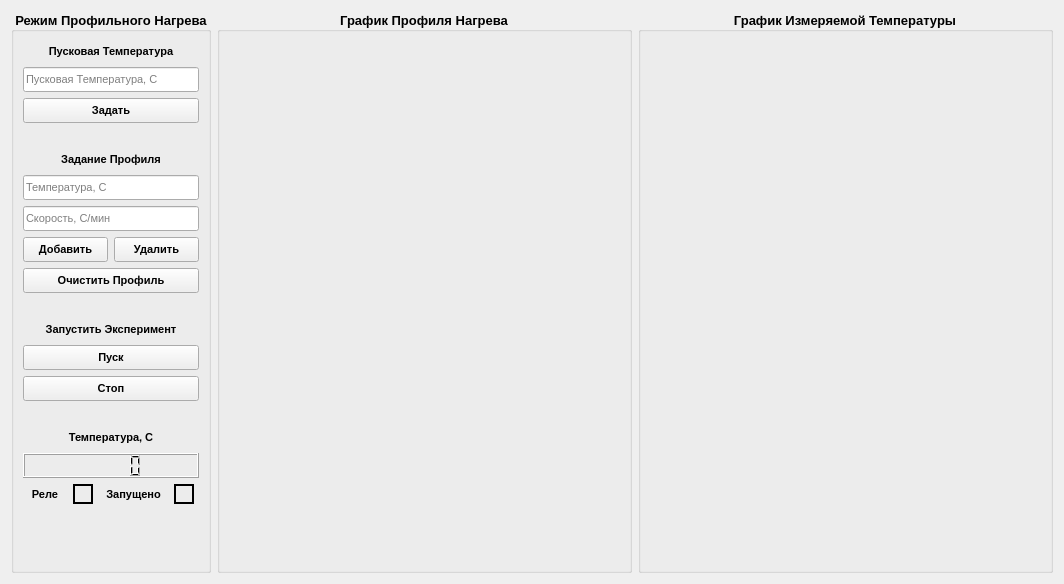
<?xml version="1.0" encoding="UTF-8"?>
<ui version="4.0">
 <class>ProfileHeat</class>
 <widget class="QWidget" name="ProfileHeat">
  <property name="geometry">
   <rect>
    <x>0</x>
    <y>0</y>
    <width>1064</width>
    <height>584</height>
   </rect>
  </property>
  <property name="windowTitle">
   <string>Form</string>
  </property>
  <layout class="QGridLayout" name="gridLayout">
   <item row="0" column="1">
    <widget class="QGroupBox" name="groupBox_2">
     <property name="minimumSize">
      <size>
       <width>350</width>
       <height>500</height>
      </size>
     </property>
     <property name="maximumSize">
      <size>
       <width>16777215</width>
       <height>16777215</height>
      </size>
     </property>
     <property name="font">
      <font>
       <pointsize>10</pointsize>
       <weight>75</weight>
       <bold>true</bold>
      </font>
     </property>
     <property name="title">
      <string>График Профиля Нагрева</string>
     </property>
     <property name="alignment">
      <set>Qt::AlignCenter</set>
     </property>
     <layout class="QGridLayout" name="gridLayout_3">
      <item row="1" column="0">
       <widget class="QCustomPlot" name="widget_profileplot" native="true"/>
      </item>
     </layout>
    </widget>
   </item>
   <item row="0" column="2">
    <widget class="QGroupBox" name="groupBox">
     <property name="minimumSize">
      <size>
       <width>350</width>
       <height>500</height>
      </size>
     </property>
     <property name="font">
      <font>
       <pointsize>10</pointsize>
       <weight>75</weight>
       <bold>true</bold>
      </font>
     </property>
     <property name="title">
      <string>График Измеряемой Температуры</string>
     </property>
     <property name="alignment">
      <set>Qt::AlignCenter</set>
     </property>
     <layout class="QGridLayout" name="gridLayout_2">
      <item row="0" column="0">
       <widget class="QCustomPlot" name="widget_realplot" native="true">
        <property name="minimumSize">
         <size>
          <width>0</width>
          <height>0</height>
         </size>
        </property>
       </widget>
      </item>
     </layout>
    </widget>
   </item>
   <item row="0" column="0">
    <widget class="QGroupBox" name="groupBox_3">
     <property name="minimumSize">
      <size>
       <width>200</width>
       <height>500</height>
      </size>
     </property>
     <property name="maximumSize">
      <size>
       <width>200</width>
       <height>16777215</height>
      </size>
     </property>
     <property name="font">
      <font>
       <pointsize>10</pointsize>
       <weight>75</weight>
       <bold>true</bold>
      </font>
     </property>
     <property name="title">
      <string>Режим Профильного Нагрева</string>
     </property>
     <property name="alignment">
      <set>Qt::AlignCenter</set>
     </property>
     <layout class="QGridLayout" name="gridLayout_4">
      <item row="10" column="3">
       <widget class="QLabel" name="label_14">
        <property name="minimumSize">
         <size>
          <width>0</width>
          <height>20</height>
         </size>
        </property>
        <property name="maximumSize">
         <size>
          <width>16777215</width>
          <height>20</height>
         </size>
        </property>
        <property name="font">
         <font>
          <pointsize>8</pointsize>
          <weight>75</weight>
          <bold>true</bold>
         </font>
        </property>
        <property name="text">
         <string>Запустить Эксперимент</string>
        </property>
        <property name="alignment">
         <set>Qt::AlignCenter</set>
        </property>
       </widget>
      </item>
      <item row="13" column="3">
       <spacer name="verticalSpacer_3">
        <property name="orientation">
         <enum>Qt::Vertical</enum>
        </property>
        <property name="sizeType">
         <enum>QSizePolicy::Fixed</enum>
        </property>
        <property name="sizeHint" stdset="0">
         <size>
          <width>20</width>
          <height>20</height>
         </size>
        </property>
       </spacer>
      </item>
      <item row="12" column="3">
       <widget class="QPushButton" name="pushbutton_stop">
        <property name="minimumSize">
         <size>
          <width>0</width>
          <height>25</height>
         </size>
        </property>
        <property name="maximumSize">
         <size>
          <width>16777215</width>
          <height>25</height>
         </size>
        </property>
        <property name="font">
         <font>
          <pointsize>8</pointsize>
          <weight>75</weight>
          <bold>true</bold>
         </font>
        </property>
        <property name="text">
         <string>Стоп</string>
        </property>
        <property name="shortcut">
         <string>Ctrl+Shift+S</string>
        </property>
       </widget>
      </item>
      <item row="17" column="3">
       <layout class="QHBoxLayout" name="horizontalLayout_6">
        <item>
         <widget class="QLabel" name="label_8">
          <property name="minimumSize">
           <size>
            <width>0</width>
            <height>20</height>
           </size>
          </property>
          <property name="maximumSize">
           <size>
            <width>40</width>
            <height>20</height>
           </size>
          </property>
          <property name="font">
           <font>
            <pointsize>8</pointsize>
            <weight>75</weight>
            <bold>true</bold>
           </font>
          </property>
          <property name="text">
           <string>Реле</string>
          </property>
          <property name="alignment">
           <set>Qt::AlignCenter</set>
          </property>
         </widget>
        </item>
        <item>
         <widget class="QLabel" name="label_relay">
          <property name="minimumSize">
           <size>
            <width>20</width>
            <height>20</height>
           </size>
          </property>
          <property name="maximumSize">
           <size>
            <width>20</width>
            <height>20</height>
           </size>
          </property>
          <property name="font">
           <font>
            <pointsize>8</pointsize>
            <weight>50</weight>
            <bold>false</bold>
           </font>
          </property>
          <property name="frameShape">
           <enum>QFrame::WinPanel</enum>
          </property>
          <property name="text">
           <string/>
          </property>
         </widget>
        </item>
        <item>
         <widget class="QLabel" name="label_10">
          <property name="minimumSize">
           <size>
            <width>0</width>
            <height>20</height>
           </size>
          </property>
          <property name="maximumSize">
           <size>
            <width>65</width>
            <height>20</height>
           </size>
          </property>
          <property name="font">
           <font>
            <pointsize>8</pointsize>
            <weight>75</weight>
            <bold>true</bold>
           </font>
          </property>
          <property name="text">
           <string>Запущено</string>
          </property>
          <property name="alignment">
           <set>Qt::AlignCenter</set>
          </property>
         </widget>
        </item>
        <item>
         <widget class="QLabel" name="label_isrunning">
          <property name="minimumSize">
           <size>
            <width>20</width>
            <height>20</height>
           </size>
          </property>
          <property name="maximumSize">
           <size>
            <width>20</width>
            <height>20</height>
           </size>
          </property>
          <property name="font">
           <font>
            <pointsize>8</pointsize>
            <weight>50</weight>
            <bold>false</bold>
           </font>
          </property>
          <property name="frameShape">
           <enum>QFrame::WinPanel</enum>
          </property>
          <property name="frameShadow">
           <enum>QFrame::Plain</enum>
          </property>
          <property name="text">
           <string/>
          </property>
         </widget>
        </item>
       </layout>
      </item>
      <item row="15" column="3">
       <widget class="QLCDNumber" name="lcdnumber_actualtemp">
        <property name="minimumSize">
         <size>
          <width>0</width>
          <height>25</height>
         </size>
        </property>
        <property name="maximumSize">
         <size>
          <width>16777215</width>
          <height>25</height>
         </size>
        </property>
        <property name="font">
         <font>
          <pointsize>8</pointsize>
          <weight>50</weight>
          <bold>false</bold>
         </font>
        </property>
       </widget>
      </item>
      <item row="4" column="3">
       <widget class="QLabel" name="label_13">
        <property name="minimumSize">
         <size>
          <width>0</width>
          <height>20</height>
         </size>
        </property>
        <property name="maximumSize">
         <size>
          <width>16777215</width>
          <height>20</height>
         </size>
        </property>
        <property name="font">
         <font>
          <pointsize>8</pointsize>
          <weight>75</weight>
          <bold>true</bold>
         </font>
        </property>
        <property name="text">
         <string>Задание Профиля</string>
        </property>
        <property name="alignment">
         <set>Qt::AlignCenter</set>
        </property>
       </widget>
      </item>
      <item row="1" column="3">
       <widget class="QLineEdit" name="lineedit_starttemp">
        <property name="minimumSize">
         <size>
          <width>0</width>
          <height>25</height>
         </size>
        </property>
        <property name="maximumSize">
         <size>
          <width>16777215</width>
          <height>25</height>
         </size>
        </property>
        <property name="font">
         <font>
          <pointsize>8</pointsize>
          <weight>50</weight>
          <bold>false</bold>
         </font>
        </property>
        <property name="placeholderText">
         <string>Пусковая Температура, C</string>
        </property>
       </widget>
      </item>
      <item row="9" column="3">
       <spacer name="verticalSpacer_2">
        <property name="orientation">
         <enum>Qt::Vertical</enum>
        </property>
        <property name="sizeType">
         <enum>QSizePolicy::Fixed</enum>
        </property>
        <property name="sizeHint" stdset="0">
         <size>
          <width>20</width>
          <height>20</height>
         </size>
        </property>
       </spacer>
      </item>
      <item row="3" column="3">
       <spacer name="verticalSpacer_6">
        <property name="orientation">
         <enum>Qt::Vertical</enum>
        </property>
        <property name="sizeType">
         <enum>QSizePolicy::Fixed</enum>
        </property>
        <property name="sizeHint" stdset="0">
         <size>
          <width>20</width>
          <height>20</height>
         </size>
        </property>
       </spacer>
      </item>
      <item row="2" column="3">
       <widget class="QPushButton" name="pushbutton_setstarttemp">
        <property name="minimumSize">
         <size>
          <width>0</width>
          <height>25</height>
         </size>
        </property>
        <property name="maximumSize">
         <size>
          <width>16777215</width>
          <height>25</height>
         </size>
        </property>
        <property name="font">
         <font>
          <pointsize>8</pointsize>
          <weight>75</weight>
          <bold>true</bold>
         </font>
        </property>
        <property name="text">
         <string>Задать</string>
        </property>
       </widget>
      </item>
      <item row="11" column="3">
       <widget class="QPushButton" name="pushbutton_run">
        <property name="minimumSize">
         <size>
          <width>0</width>
          <height>25</height>
         </size>
        </property>
        <property name="maximumSize">
         <size>
          <width>16777215</width>
          <height>25</height>
         </size>
        </property>
        <property name="font">
         <font>
          <pointsize>8</pointsize>
          <weight>75</weight>
          <bold>true</bold>
         </font>
        </property>
        <property name="text">
         <string>Пуск</string>
        </property>
        <property name="shortcut">
         <string>Ctrl+Shift+R</string>
        </property>
       </widget>
      </item>
      <item row="7" column="3">
       <layout class="QHBoxLayout" name="horizontalLayout_2">
        <item>
         <widget class="QPushButton" name="pushbutton_addpoint">
          <property name="minimumSize">
           <size>
            <width>0</width>
            <height>25</height>
           </size>
          </property>
          <property name="maximumSize">
           <size>
            <width>16777215</width>
            <height>25</height>
           </size>
          </property>
          <property name="font">
           <font>
            <pointsize>8</pointsize>
            <weight>75</weight>
            <bold>true</bold>
           </font>
          </property>
          <property name="text">
           <string>Добавить</string>
          </property>
         </widget>
        </item>
        <item>
         <widget class="QPushButton" name="pushbutton_removepoint">
          <property name="minimumSize">
           <size>
            <width>0</width>
            <height>25</height>
           </size>
          </property>
          <property name="maximumSize">
           <size>
            <width>16777215</width>
            <height>25</height>
           </size>
          </property>
          <property name="font">
           <font>
            <pointsize>8</pointsize>
            <weight>75</weight>
            <bold>true</bold>
           </font>
          </property>
          <property name="text">
           <string>Удалить</string>
          </property>
         </widget>
        </item>
       </layout>
      </item>
      <item row="0" column="3">
       <widget class="QLabel" name="label_12">
        <property name="minimumSize">
         <size>
          <width>0</width>
          <height>20</height>
         </size>
        </property>
        <property name="maximumSize">
         <size>
          <width>16777215</width>
          <height>20</height>
         </size>
        </property>
        <property name="font">
         <font>
          <pointsize>8</pointsize>
          <weight>75</weight>
          <bold>true</bold>
         </font>
        </property>
        <property name="text">
         <string>Пусковая Температура</string>
        </property>
        <property name="alignment">
         <set>Qt::AlignCenter</set>
        </property>
       </widget>
      </item>
      <item row="8" column="3">
       <widget class="QPushButton" name="pushbutton_clearpoints">
        <property name="minimumSize">
         <size>
          <width>0</width>
          <height>25</height>
         </size>
        </property>
        <property name="maximumSize">
         <size>
          <width>16777215</width>
          <height>25</height>
         </size>
        </property>
        <property name="font">
         <font>
          <pointsize>8</pointsize>
          <weight>75</weight>
          <bold>true</bold>
         </font>
        </property>
        <property name="text">
         <string>Очистить Профиль</string>
        </property>
        <property name="shortcut">
         <string>Ctrl+Shift+C</string>
        </property>
       </widget>
      </item>
      <item row="6" column="3">
       <widget class="QLineEdit" name="lineedit_pointspeed">
        <property name="minimumSize">
         <size>
          <width>0</width>
          <height>25</height>
         </size>
        </property>
        <property name="maximumSize">
         <size>
          <width>16777215</width>
          <height>25</height>
         </size>
        </property>
        <property name="font">
         <font>
          <pointsize>8</pointsize>
          <weight>50</weight>
          <bold>false</bold>
         </font>
        </property>
        <property name="placeholderText">
         <string>Скорость, C/мин</string>
        </property>
       </widget>
      </item>
      <item row="5" column="3">
       <widget class="QLineEdit" name="lineedit_pointtemp">
        <property name="minimumSize">
         <size>
          <width>0</width>
          <height>25</height>
         </size>
        </property>
        <property name="maximumSize">
         <size>
          <width>16777215</width>
          <height>25</height>
         </size>
        </property>
        <property name="font">
         <font>
          <pointsize>8</pointsize>
          <weight>50</weight>
          <bold>false</bold>
         </font>
        </property>
        <property name="placeholderText">
         <string>Температура, C</string>
        </property>
       </widget>
      </item>
      <item row="18" column="3">
       <spacer name="verticalSpacer_5">
        <property name="orientation">
         <enum>Qt::Vertical</enum>
        </property>
        <property name="sizeHint" stdset="0">
         <size>
          <width>20</width>
          <height>40</height>
         </size>
        </property>
       </spacer>
      </item>
      <item row="14" column="3">
       <widget class="QLabel" name="label_3">
        <property name="minimumSize">
         <size>
          <width>0</width>
          <height>20</height>
         </size>
        </property>
        <property name="maximumSize">
         <size>
          <width>16777215</width>
          <height>20</height>
         </size>
        </property>
        <property name="font">
         <font>
          <pointsize>8</pointsize>
          <weight>75</weight>
          <bold>true</bold>
         </font>
        </property>
        <property name="text">
         <string>Температура, C</string>
        </property>
        <property name="alignment">
         <set>Qt::AlignCenter</set>
        </property>
       </widget>
      </item>
     </layout>
    </widget>
   </item>
  </layout>
 </widget>
 <customwidgets>
  <customwidget>
   <class>QCustomPlot</class>
   <extends>QWidget</extends>
   <header>qcustomplot.h</header>
   <container>1</container>
  </customwidget>
 </customwidgets>
 <tabstops>
  <tabstop>lineedit_starttemp</tabstop>
  <tabstop>pushbutton_setstarttemp</tabstop>
  <tabstop>lineedit_pointtemp</tabstop>
  <tabstop>lineedit_pointspeed</tabstop>
  <tabstop>pushbutton_addpoint</tabstop>
  <tabstop>pushbutton_removepoint</tabstop>
  <tabstop>pushbutton_clearpoints</tabstop>
  <tabstop>pushbutton_run</tabstop>
  <tabstop>pushbutton_stop</tabstop>
 </tabstops>
 <resources/>
 <connections/>
</ui>
